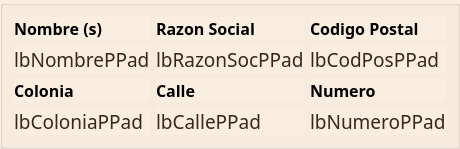
                   <widget class="QgsCollapsibleGroupBox" name="mGroupBox_6">
                    <property name="maximumSize">
                     <size>
                      <width>900</width>
                      <height>16777215</height>
                     </size>
                    </property>
                    <property name="styleSheet">
                     <string notr="true">QgsCollapsibleGroupBoxBasic::title, QgsCollapsibleGroupBox::title {  subcontrol-origin: margin;  subcontrol-position: top left;  margin-left: 20px;  margin-right: 5px;  left: 0px;  top: 2px;}
QGroupBox, QLabel{
background : rgb(250,238,224);
}QgsCollapsibleGroupBoxBasic::title, QgsCollapsibleGroupBox::title {  subcontrol-origin: margin;  subcontrol-position: top left;  margin-left: 20px;  margin-right: 5px;  left: 0px;  top: 2px;}QgsCollapsibleGroupBoxBasic::title, QgsCollapsibleGroupBox::title {  subcontrol-origin: margin;  subcontrol-position: top left;  margin-left: 20px;  margin-right: 5px;  left: 0px;  top: 2px;}QgsCollapsibleGroupBoxBasic::title, QgsCollapsibleGroupBox::title {  subcontrol-origin: margin;  subcontrol-position: top left;  margin-left: 20px;  margin-right: 5px;  left: 0px;  top: 2px;}QgsCollapsibleGroupBoxBasic::title, QgsCollapsibleGroupBox::title {  subcontrol-origin: margin;  subcontrol-position: top left;  margin-left: 20px;  margin-right: 5px;  left: 0px;  top: 2px;}QgsCollapsibleGroupBoxBasic::title, QgsCollapsibleGroupBox::title {  subcontrol-origin: margin;  subcontrol-position: top left;  margin-left: 20px;  margin-right: 5px;  left: 0px;  top: 2px;}QgsCollapsibleGroupBoxBasic::title, QgsCollapsibleGroupBox::title {  subcontrol-origin: margin;  subcontrol-position: top left;  margin-left: 20px;  margin-right: 5px;  left: 0px;  top: 2px;}QgsCollapsibleGroupBoxBasic::title, QgsCollapsibleGroupBox::title {  subcontrol-origin: margin;  subcontrol-position: top left;  margin-left: 20px;  margin-right: 5px;  left: 0px;  top: 2px;}QgsCollapsibleGroupBoxBasic::title, QgsCollapsibleGroupBox::title {  subcontrol-origin: margin;  subcontrol-position: top left;  margin-left: 20px;  margin-right: 5px;  left: 0px;  top: 2px;}QgsCollapsibleGroupBoxBasic::title, QgsCollapsibleGroupBox::title {  subcontrol-origin: margin;  subcontrol-position: top left;  margin-left: 20px;  margin-right: 5px;  left: 0px;  top: 2px;}QgsCollapsibleGroupBoxBasic::title, QgsCollapsibleGroupBox::title {  subcontrol-origin: margin;  subcontrol-position: top left;  margin-left: 20px;  margin-right: 5px;  left: 0px;  top: 2px;}QgsCollapsibleGroupBoxBasic::title, QgsCollapsibleGroupBox::title {  subcontrol-origin: margin;  subcontrol-position: top left;  margin-left: 20px;  margin-right: 5px;  left: 0px;  top: 2px;}QgsCollapsibleGroupBoxBasic::title, QgsCollapsibleGroupBox::title {  subcontrol-origin: margin;  subcontrol-position: top left;  margin-left: 20px;  margin-right: 5px;  left: 0px;  top: 2px;}QgsCollapsibleGroupBoxBasic::title, QgsCollapsibleGroupBox::title {  subcontrol-origin: margin;  subcontrol-position: top left;  margin-left: 20px;  margin-right: 5px;  left: 0px;  top: 2px;}QgsCollapsibleGroupBoxBasic::title, QgsCollapsibleGroupBox::title {  subcontrol-origin: margin;  subcontrol-position: top left;  margin-left: 20px;  margin-right: 5px;  left: 0px;  top: 2px;}</string>
                    </property>
                    <property name="title">
                     <string/>
                    </property>
                    <layout class="QGridLayout" name="gridLayout_39">
                     <item row="2" column="2">
                      <widget class="QLabel" name="label_160">
                       <property name="maximumSize">
                        <size>
                         <width>240</width>
                         <height>16777215</height>
                        </size>
                       </property>
                       <property name="font">
                        <font>
                         <family>Century Gothic</family>
                         <pointsize>12</pointsize>
                         <weight>75</weight>
                         <bold>true</bold>
                        </font>
                       </property>
                       <property name="text">
                        <string>Numero</string>
                       </property>
                      </widget>
                     </item>
                     <item row="3" column="2">
                      <widget class="QLabel" name="lbNumeroPPad">
                       <property name="maximumSize">
                        <size>
                         <width>240</width>
                         <height>16777215</height>
                        </size>
                       </property>
                       <property name="font">
                        <font>
                         <family>Century Gothic</family>
                         <pointsize>14</pointsize>
                         <weight>50</weight>
                         <bold>false</bold>
                        </font>
                       </property>
                       <property name="styleSheet">
                        <string notr="true">color : rgb(52, 42, 24 )</string>
                       </property>
                       <property name="text">
                        <string>lbNumeroPPad</string>
                       </property>
                      </widget>
                     </item>
                     <item row="3" column="1">
                      <widget class="QLabel" name="lbCallePPad">
                       <property name="font">
                        <font>
                         <family>Century Gothic</family>
                         <pointsize>14</pointsize>
                         <weight>50</weight>
                         <bold>false</bold>
                        </font>
                       </property>
                       <property name="styleSheet">
                        <string notr="true">color : rgb(52, 42, 24 )</string>
                       </property>
                       <property name="text">
                        <string>lbCallePPad</string>
                       </property>
                      </widget>
                     </item>
                     <item row="1" column="0">
                      <widget class="QLabel" name="lbNombrePPad">
                       <property name="font">
                        <font>
                         <family>Century Gothic</family>
                         <pointsize>14</pointsize>
                         <weight>50</weight>
                         <bold>false</bold>
                        </font>
                       </property>
                       <property name="styleSheet">
                        <string notr="true">color : rgb(52, 42, 24 )</string>
                       </property>
                       <property name="text">
                        <string>lbNombrePPad</string>
                       </property>
                      </widget>
                     </item>
                     <item row="0" column="1">
                      <widget class="QLabel" name="label_169">
                       <property name="font">
                        <font>
                         <family>Century Gothic</family>
                         <pointsize>12</pointsize>
                         <weight>75</weight>
                         <bold>true</bold>
                        </font>
                       </property>
                       <property name="text">
                        <string>Razon Social</string>
                       </property>
                      </widget>
                     </item>
                     <item row="2" column="0">
                      <widget class="QLabel" name="label_152">
                       <property name="font">
                        <font>
                         <family>Century Gothic</family>
                         <pointsize>12</pointsize>
                         <weight>75</weight>
                         <bold>true</bold>
                        </font>
                       </property>
                       <property name="text">
                        <string>Colonia</string>
                       </property>
                      </widget>
                     </item>
                     <item row="1" column="2">
                      <widget class="QLabel" name="lbCodPosPPad">
                       <property name="maximumSize">
                        <size>
                         <width>240</width>
                         <height>16777215</height>
                        </size>
                       </property>
                       <property name="font">
                        <font>
                         <family>Century Gothic</family>
                         <pointsize>14</pointsize>
                         <weight>50</weight>
                         <bold>false</bold>
                        </font>
                       </property>
                       <property name="styleSheet">
                        <string notr="true">color : rgb(52, 42, 24 )</string>
                       </property>
                       <property name="text">
                        <string>lbCodPosPPad</string>
                       </property>
                      </widget>
                     </item>
                     <item row="0" column="2">
                      <widget class="QLabel" name="label_174">
                       <property name="maximumSize">
                        <size>
                         <width>240</width>
                         <height>16777215</height>
                        </size>
                       </property>
                       <property name="font">
                        <font>
                         <family>Century Gothic</family>
                         <pointsize>12</pointsize>
                         <weight>75</weight>
                         <bold>true</bold>
                        </font>
                       </property>
                       <property name="text">
                        <string>Codigo Postal</string>
                       </property>
                      </widget>
                     </item>
                     <item row="1" column="1">
                      <widget class="QLabel" name="lbRazonSocPPad">
                       <property name="font">
                        <font>
                         <family>Century Gothic</family>
                         <pointsize>14</pointsize>
                         <weight>50</weight>
                         <bold>false</bold>
                        </font>
                       </property>
                       <property name="styleSheet">
                        <string notr="true">color : rgb(52, 42, 24 )</string>
                       </property>
                       <property name="text">
                        <string>lbRazonSocPPad</string>
                       </property>
                      </widget>
                     </item>
                     <item row="0" column="0">
                      <widget class="QLabel" name="label_148">
                       <property name="font">
                        <font>
                         <family>Century Gothic</family>
                         <pointsize>12</pointsize>
                         <weight>75</weight>
                         <bold>true</bold>
                        </font>
                       </property>
                       <property name="text">
                        <string>Nombre (s)</string>
                       </property>
                      </widget>
                     </item>
                     <item row="3" column="0">
                      <widget class="QLabel" name="lbColoniaPPad">
                       <property name="font">
                        <font>
                         <family>Century Gothic</family>
                         <pointsize>14</pointsize>
                         <weight>50</weight>
                         <bold>false</bold>
                        </font>
                       </property>
                       <property name="styleSheet">
                        <string notr="true">color : rgb(52, 42, 24 )</string>
                       </property>
                       <property name="text">
                        <string>lbColoniaPPad</string>
                       </property>
                      </widget>
                     </item>
                     <item row="2" column="1">
                      <widget class="QLabel" name="label_161">
                       <property name="font">
                        <font>
                         <family>Century Gothic</family>
                         <pointsize>12</pointsize>
                         <weight>75</weight>
                         <bold>true</bold>
                        </font>
                       </property>
                       <property name="text">
                        <string>Calle</string>
                       </property>
                      </widget>
                     </item>
                    </layout>
                   </widget>
